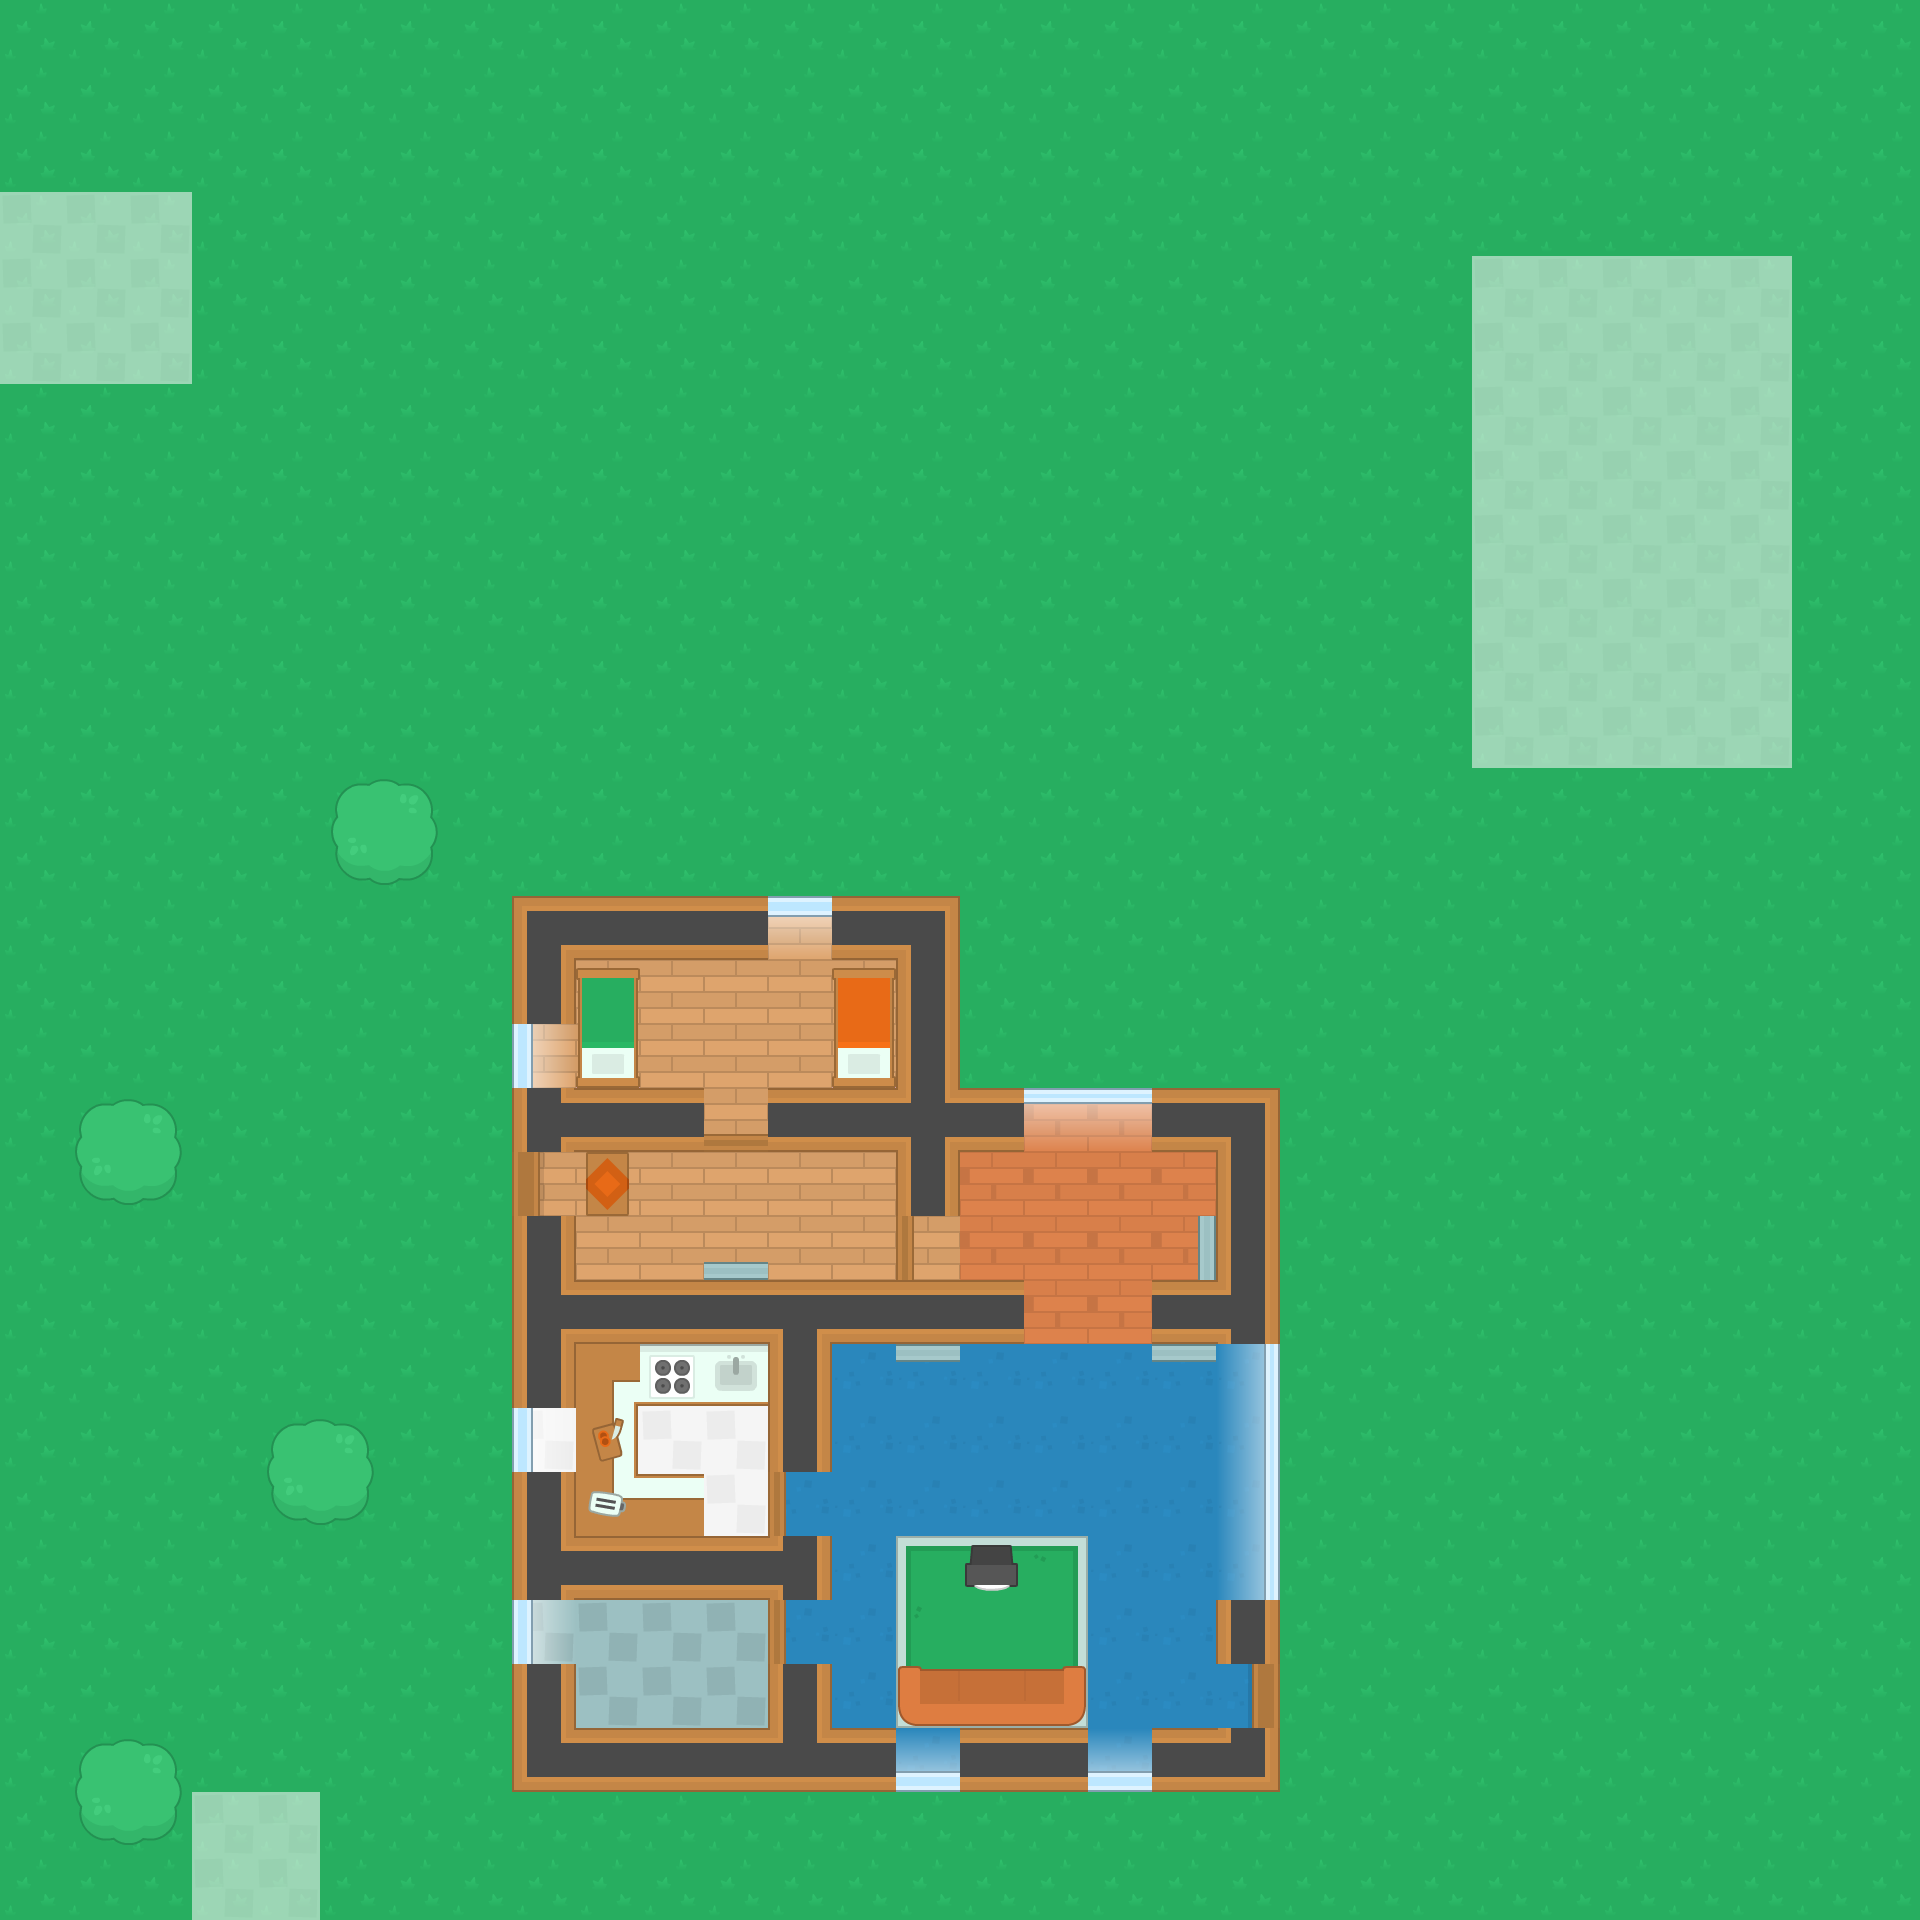

Tiled map render using the project's own tile images. Description and the map definition, with tile-layer contents summarised, below:
An orthogonal 30x30 tile map with 64x64 px tiles, 8 tile layers (Ground, GroundFixture, Rubble, Floor, ...) and 2 objects.

<map version="1.9" tiledversion="1.9.2" orientation="orthogonal" renderorder="right-down" width="30" height="30" tilewidth="64" tileheight="64" infinite="0" nextlayerid="11" nextobjectid="3">
 <properties>
  <property name="description" value="2030" />
  <property name="id" type="int" value="1" />
 </properties>
 <tileset firstgid="1" source="tilesheet_complete.tsx" />
 <layer id="1" name="Ground" width="30" height="30">
  <data>[900 cells, 900 non-empty, 1 distinct tile ids]</data>
 </layer>
 <layer id="2" name="GroundFixture" width="30" height="30">
  <data>[900 cells, 0 non-empty, 0 distinct tile ids]</data>
 </layer>
 <layer id="3" name="Rubble" width="30" height="30">
  <data>[900 cells, 0 non-empty, 0 distinct tile ids]</data>
 </layer>
 <layer id="4" name="Floor" width="30" height="30">
  <data>[900 cells, 153 non-empty, 5 distinct tile ids]</data>
 </layer>
 <layer id="5" name="Floor2" width="30" height="30">
  <data>[900 cells, 12 non-empty, 12 distinct tile ids]</data>
 </layer>
 <layer id="6" name="Walls" width="30" height="30">
  <data>[900 cells, 102 non-empty, 36 distinct tile ids]</data>
 </layer>
 <layer id="7" name="Furniture" width="30" height="30">
  <data>[900 cells, 7 non-empty, 6 distinct tile ids]</data>
 </layer>
 <objectgroup id="10" name="Teleporter">
  <object id="2" x="640" y="960" width="192" height="128">
   <properties>
    <property name="target" value="demo.tmx" />
   </properties>
  </object>
 </objectgroup>
 <objectgroup id="8" name="Spawnpoints">
  <object id="1" x="1057" y="1434">
   <properties>
    <property name="playerSpawn" type="bool" value="true" />
   </properties>
   <point />
  </object>
 </objectgroup>
 <layer id="9" name="Z_Spawn" width="30" height="30" opacity="0.57">
  <data>[900 cells, 53 non-empty, 1 distinct tile ids]</data>
 </layer>
</map>
